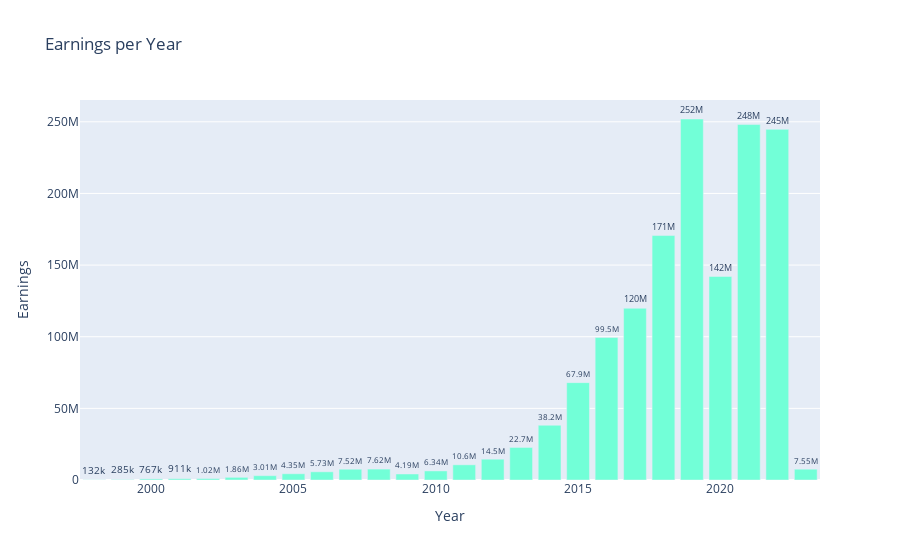

Source (notebook cell):
### Markdown cell above
In this section, we will explore the evolution of the earnings and tournaments over time.

### Code cell
# Plot Earnings per Year from historical_esports_data
fig = px.bar(historical_esports_data.groupby('Year').sum().reset_index(),
                x='Year', y='Earnings',
                title='Earnings per Year')


# Change the color of the bars to #72FFD7
fig.update_traces(marker_color='#72FFD7')
# Show the Earnings in thousands outside the bars with 2 decimal places
fig.update_traces(texttemplate='%{y:.3s}', textposition='outside')

# Display the figure
fig.show()

### Figure 1 — Plotly figure (JSON) as saved in the notebook; plotly's stock layout.template omitted (floating-point values rounded to 4 significant figures)
{"data": [{"alignmentgroup": "True", "hovertemplate": "Year=%{x}<br>Earnings=%{y}<extra></extra>", "legendgroup": "", "marker": {"color": "#72FFD7", "pattern": {"shape": ""}}, "name": "", "offsetgroup": "", "orientation": "v", "showlegend": false, "textposition": "outside", "texttemplate": "%{y:.3s}", "type": "bar", "x": [1998, 1999, 2000, 2001, 2002, 2003, 2004, 2005, 2006, 2007, 2008, 2009, 2010, 2011, 2012, 2013, 2014, 2015, 2016, 2017, 2018, 2019, 2020, 2021, 2022, 2023], "xaxis": "x", "y": [131700, 285300.0, 767400.0, 910500.0, 1023000.0, 1863000.0, 3009000.0, 4347000.0, 5725000.0, 7518000.0, 7625000.0, 4194000.0, 6340000.0, 10600000.0, 14520000.0, 22730000.0, 38220000.0, 67950000.0, 99470000.0, 119900000.0, 170600000.0, 252000000.0, 142100000.0, 248100000.0, 244700000.0, 7546000.0], "yaxis": "y"}], "layout": {"barmode": "relative", "legend": {"tracegroupgap": 0}, "title": {"text": "Earnings per Year"}, "xaxis": {"anchor": "y", "domain": [0, 1], "title": {"text": "Year"}}, "yaxis": {"anchor": "x", "domain": [0, 1], "title": {"text": "Earnings"}}}}
